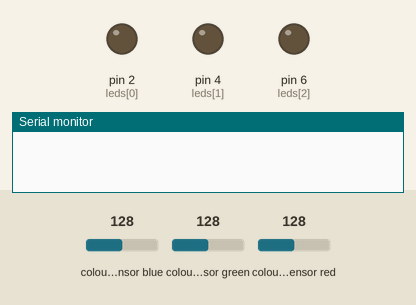
This sketch was run on a simulated Arduino Uno, built with avr-gcc and run on an emulated ATmega328P. Shown: output pins drawn as LEDs (lit = HIGH), the last lines printed to the serial monitor. The test bench sets the inputs (shaded band); at power-on: colour sensor blue 128, colour sensor green 128, colour sensor red 128.

Above: at 0.07 s.
At 1.2 s:
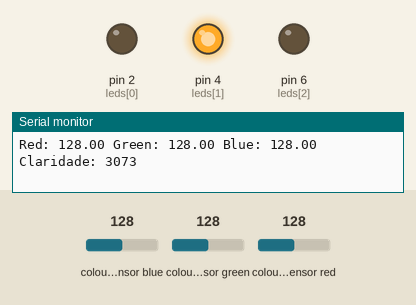
1.3 s: colour sensor blue set to 5
Timing chart, 0 to 4.3 s (numbered marks = the images above; inputs shaded):
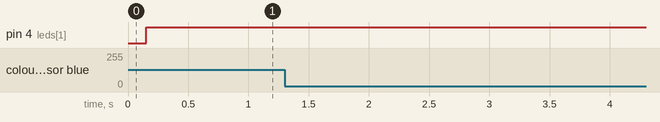

The sketch:

00-00-CodeSensorColor.ino
```cpp
#include <Wire.h>
#include "Adafruit_TCS34725.h"

Adafruit_TCS34725 tcs = Adafruit_TCS34725(TCS34725_INTEGRATIONTIME_2_4MS, TCS34725_GAIN_60X);

const int leds[] = { 2, 4, 6 };  //D2 Verde , D4 prata , D6 Vermelho
const float corVerde[] = { 80, 107, 95 };     //{red , green , blue }
const float corVermelho[] = { 119, 78, 75};  //{red , green , blue }
const float corPrata[] = {126, 110, 102,950}; //{red , green , blue}

const int adicional = 8;
const int verify = 5;


void setup() {
  Serial.begin(9600);
  //Serial.println("Color View Test!");
  if (tcs.begin()) {
    //Serial.println("Found sensor");
  } else {
    Serial.println("No TCS34725 found ... check your connections");
    while (1)
      ;  // halt!
  }
  for (int i = 0; i <= 3; i++) {
    pinMode(leds[i], OUTPUT);
  }
}

void loop() {
  float red, green, blue;
  uint16_t r,g,b,c;
  tcs.setInterrupt(false);  // Liga o LED do sensor
  delay(50);                // Aguarda 50ms para estabilizar a leitura
  tcs.getRGB(&red, &green, &blue);
  tcs.getRawData(&r, &g, &b, &c);
  tcs.setInterrupt(true);  // Desliga o LED do sensor

  float leituraSensor[] = { red, green, blue };
  int confirmaVerde = 0;
  int confirmaVermelho = 0;
  int confirmaPrata = 0;
  int verify = 5;  // Certifique-se de que este valor está correto

  // Loop principal
  for (int i = 0; i < verify; i++) {
    // Testa se a cor predominante é verde
    if (green > red && green > blue) {
      for (int j = 0; j < 3; j++) {  // Renomeado de 'i' para 'j'
        if ((leituraSensor[j] < (corVerde[j] + adicional)) && (leituraSensor[j] > (corVerde[j] - adicional))) {
          confirmaVerde++;
        }
      }
    }
    // Testa se a cor predominante é vermelha
    if (red > green && red > blue) {
      for (int j = 0; j < 3; j++) {  // Renomeado de 'i' para 'j'
        if ((leituraSensor[j] < (corVermelho[j] + adicional)) && (leituraSensor[j] > (corVermelho[j] - adicional))) {
          confirmaVermelho++;
        }
      }
    }
    // Testa se a cor predominante é prata
    for (int j = 0; j < 3; j++) {  // Renomeado de 'i' para 'j'
      if (c > corPrata[3]) {
        confirmaPrata++;
      }
    }


  }


  // Acende o LED correspondente
  if (confirmaVerde == (verify * 3)) {
    digitalWrite(leds[0], HIGH);
    digitalWrite(leds[1], LOW);
    digitalWrite(leds[2], LOW);  // Acende LED verde
  }else if (confirmaVermelho == (verify * 3)) {
    digitalWrite(leds[2], HIGH);
    digitalWrite(leds[0], LOW);  // Acende LED vermelho
    digitalWrite(leds[1], LOW);
  } else if(confirmaPrata == (verify * 3)){
    digitalWrite(leds[0], LOW);
    digitalWrite(leds[2], LOW);
    digitalWrite(leds[1], HIGH); // Acende LED branco
  }else{
    digitalWrite(leds[0], LOW);
    digitalWrite(leds[2], LOW);
    digitalWrite(leds[1], LOW);
  }

  // Debug para monitoramento
  Serial.print("Red: ");
  Serial.print(red);
  Serial.print(" Green: ");
  Serial.print(green);
  Serial.print(" Blue: ");
  Serial.print(blue);
  Serial.print(" Claridade: ");
  Serial.println(c);
}
```
